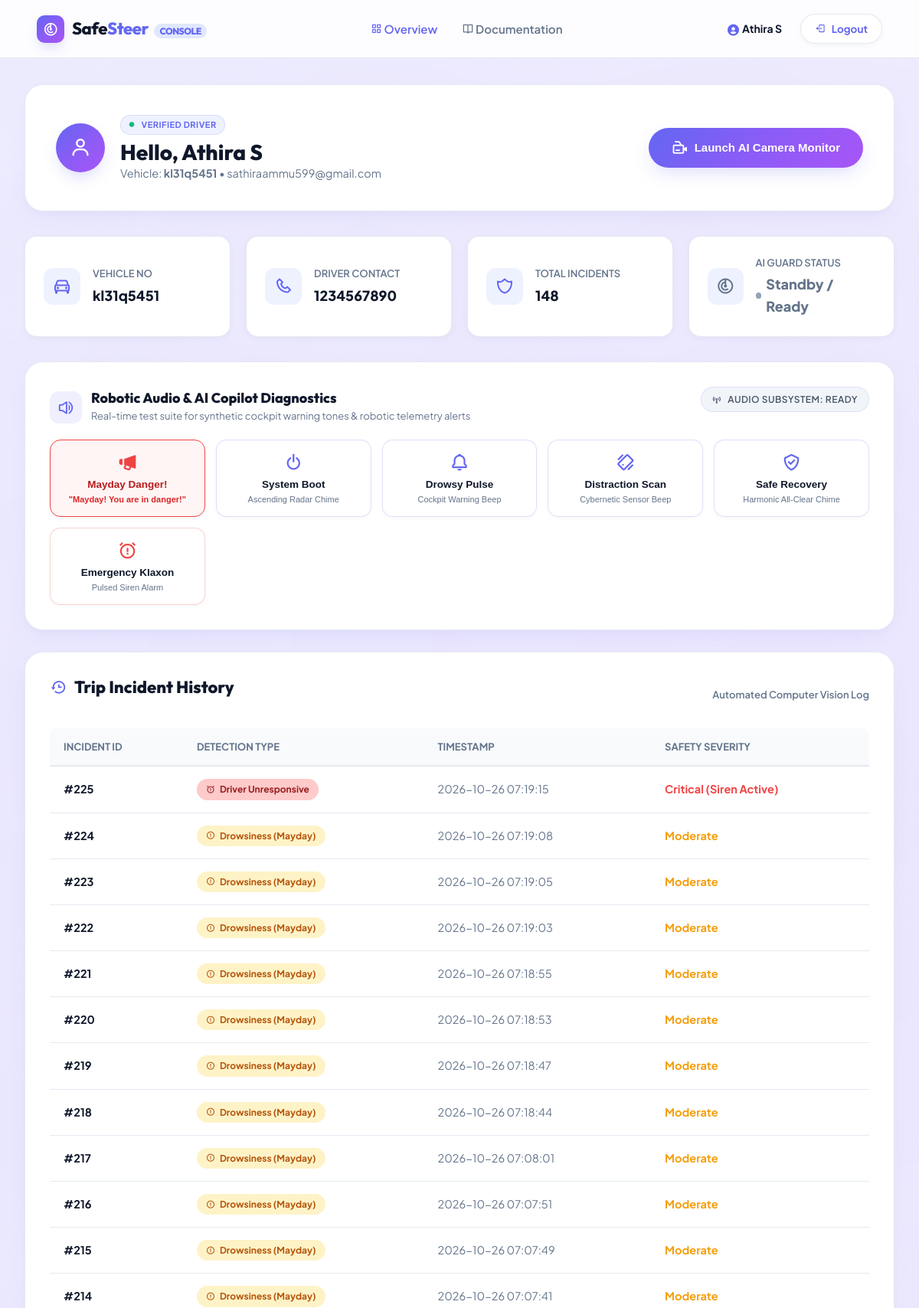
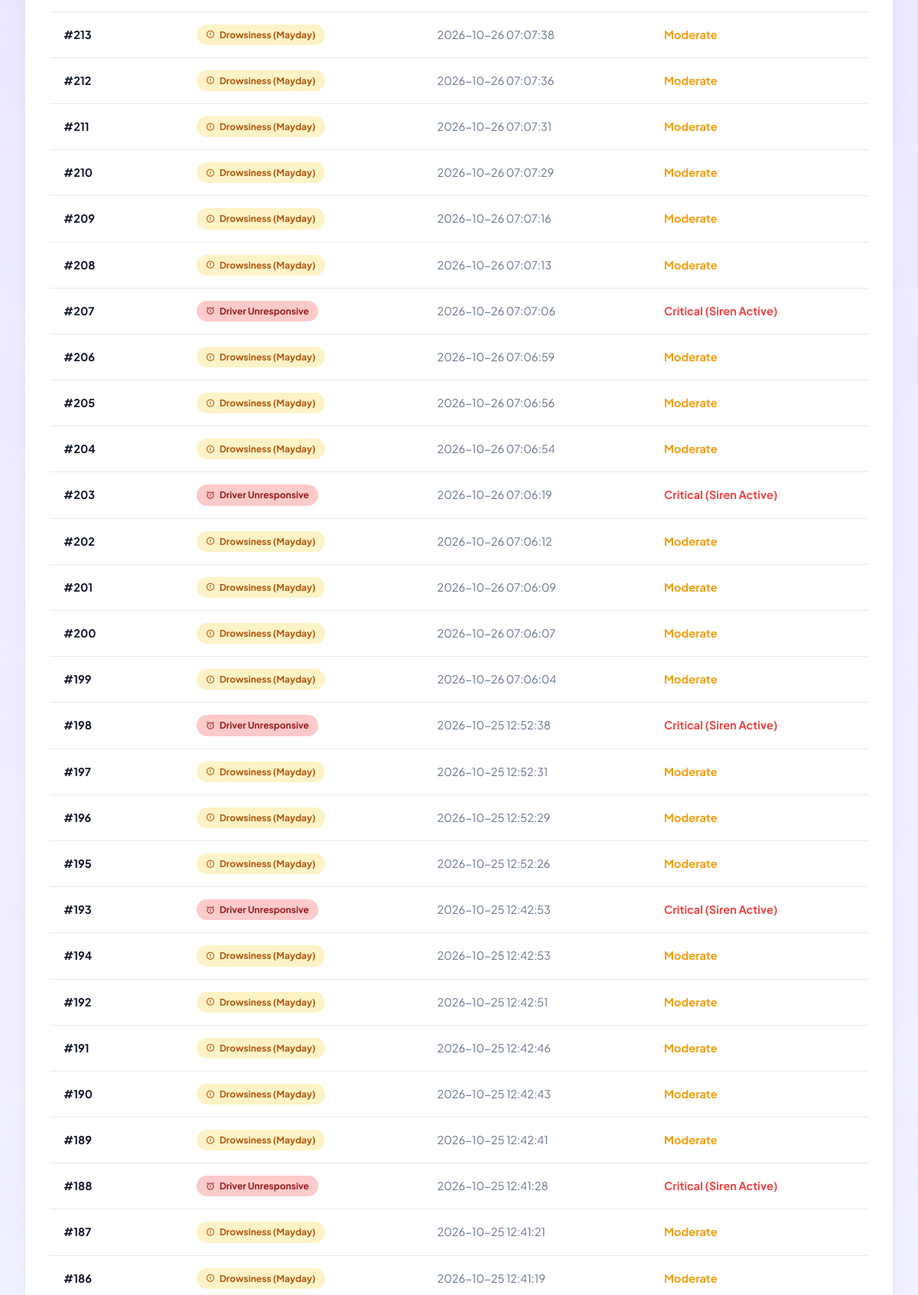
The app's page /dashboard (signed in, upper part) with its own data (2 pictures, top to bottom).
### tables this page shows
CREATE TABLE users (
            id INTEGER PRIMARY KEY AUTOINCREMENT,
            username TEXT NOT NULL,
            email TEXT NOT NULL UNIQUE,
            password_hash TEXT NOT NULL,
            phone TEXT,
            vehicle_no TEXT NOT NULL,
            role TEXT NOT NULL CHECK(role IN ('admin','driver')) DEFAULT 'driver',
            created_at TIMESTAMP DEFAULT CURRENT_TIMESTAMP
        );

CREATE TABLE "incidents" (
                id INTEGER PRIMARY KEY AUTOINCREMENT,
                user_id INTEGER NOT NULL,
                type TEXT NOT NULL,
                timestamp TIMESTAMP DEFAULT CURRENT_TIMESTAMP,
                FOREIGN KEY(user_id) REFERENCES users(id)
            );

### app.py (the view)
@app.route("/dashboard")
def dashboard():
    if "user_id" not in session:
        return redirect(url_for("index"))
    user_id = session["user_id"]
    conn = get_conn()
    cur = conn.cursor()
    cur.execute("SELECT id, username, email, phone, vehicle_no, role FROM users WHERE id=?", (user_id,))
    user = cur.fetchone()
    cur.execute("SELECT * FROM incidents WHERE user_id=? ORDER BY timestamp DESC", (user_id,))
    incidents = cur.fetchall()
    conn.close()
    is_monitoring = is_monitoring_active(user_id)
    return render_template("dashboard.html", user=user, incidents=incidents, is_monitoring=is_monitoring)

### app.py (called while the page is built, shortened)
def _load_pids():
    if os.path.exists(PID_STORE_FILE):
        try:
            with open(PID_STORE_FILE, "r") as f:
                return json.load(f)
        except Exception:
            return {}
    return {}

def _get_saved_pid(user_id):
    pids = _load_pids()
    return pids.get(str(user_id))

def is_monitoring_active(user_id):
    u_str = str(user_id)
    proc = active_monitors.get(u_str)
    if proc is not None and proc.poll() is None:
        return True
    saved_pid = _get_saved_pid(u_str)
    return False

### db.py (called while the page is built)
def get_conn():
    conn = sqlite3.connect(DB_PATH)
    conn.row_factory = sqlite3.Row
    return conn

### templates/dashboard.html (shortened to what this page needs)
<!DOCTYPE html>
<html lang="en">
<head>
  <link href="https://unpkg.com/boxicons@2.1.4/css/boxicons.min.css" rel="stylesheet"/>
  <link rel="stylesheet" href="{{ url_for('static', filename='style.css') }}" />
</head>
<body style="background-color: #f8faff;">
  <header class="site-header">
    <a href="{{ url_for('dashboard') }}" class="brand-logo">
      <div class="logo-icon"><i class='bx bx-radar'></i></div>
      <span>Safe<span>Steer</span> <span style="font-size:12px; font-weight:800; padding:2px 7px; background:#e0e7ff; color:#6366f1; border-radius:999px; margin-left:4px;">CONSOLE</span></span>
    </a>
    <nav class="nav-links" id="navLinks">
      <a href="{{ url_for('dashboard') }}" class="active"><i class='bx bx-grid-alt'></i> Overview</a>
      <a href="{{ url_for('about') }}"><i class='bx bx-book-open'></i> Documentation</a>
    </nav>
    <div class="header-actions">
      <span style="font-size:14px; font-weight:700; color:var(--text-main); margin-right:8px;">
        <i class='bx bxs-user-circle' style="color:#6366f1; vertical-align:middle; font-size:18px;"></i> {{ user['username'] }}
      </span>
      <a href="{{ url_for('logout') }}" class="btn-pill secondary" style="padding: 8px 18px; font-size: 13.5px;">
        <i class='bx bx-log-out'></i> Logout
      </a>
    </div>
  </header>
  <main class="dashboard-container">
    <div class="dashboard-hero-card">
      <div class="driver-profile-info">
        <div class="driver-avatar-circle">
          <i class='bx bx-user'></i>
        </div>
        <div>
          <div class="pill-badge" style="margin-bottom:6px; font-size:11px; padding:3px 10px;">
            <i class='bx bxs-circle' style="font-size:8px; color:#10b981;"></i> VERIFIED DRIVER
          </div>
          <h2 style="font-size: 28px;">Hello, {{ user['username'] }}</h2>
          <p style="color:var(--text-muted); font-size:14.5px;">Vehicle: <strong>{{ user['vehicle_no'] }}</strong> &bull; {{ user['email'] }}</p>
        </div>
      </div>
      <div style="display:flex; gap:12px; align-items:center; flex-wrap:wrap;">
        {% if is_monitoring %}
          <form action="{{ url_for('stop_monitoring_route') }}" method="post" style="margin:0;">
            <button type="submit" class="btn-pill" style="padding: 15px 30px; font-size: 15px; border-radius: 999px; background: #ef4444; color: #ffffff; border: none; box-shadow: 0 4px 14px rgba(239, 68, 68, 0.4); display: inline-flex; align-items: center; gap: 8px; cursor: pointer; font-weight: 700;">
              <i class='bx bx-stop-circle' style="font-size: 22px;"></i> Stop AI Camera Monitor
            </button>
          </form>
        {% else %}
          <form action="{{ url_for('start_monitoring') }}" method="post" style="margin:0;">
            <button type="submit" class="btn-pill primary" style="padding: 15px 30px; font-size: 15px; border-radius: 999px; display: inline-flex; align-items: center; gap: 8px; cursor: pointer; font-weight: 700;">
              <i class='bx bx-video-recording' style="font-size: 22px;"></i> Launch AI Camera Monitor
            </button>
          </form>
        {% endif %}
      </div>
    </div>
    <div class="details-grid">
      <div class="stat-card">
        <div class="stat-icon"><i class='bx bx-car'></i></div>
        <div class="stat-content">
          <h5>Vehicle No</h5>
          <p>{{ user['vehicle_no'] }}</p>
        </div>
      </div>
      <div class="stat-card">
        <div class="stat-icon"><i class='bx bx-phone'></i></div>
        <div class="stat-content">
          <h5>Driver Contact</h5>
          <p>{{ user['phone'] }}</p>
        </div>
      </div>
      <div class="stat-card">
        <div class="stat-icon"><i class='bx bx-shield-alt-2'></i></div>
        <div class="stat-content">
          <h5>Total Incidents</h5>
          <p>{{ incidents|length }}</p>
        </div>
      </div>
      <div class="stat-card">
        <div class="stat-icon" style="color: {% if is_monitoring %}#10b981{% else %}#64748b{% endif %};">
          <i class='bx bx-radar'></i>
        </div>
        <div class="stat-content">
          <h5>AI Guard Status</h5>
          {% if is_monitoring %}
            <p style="color:#10b981; display:flex; align-items:center; gap:6px; font-weight:700;">
              <span style="display:inline-block; width:8px; height:8px; border-radius:50%; background:#10b981; box-shadow:0 0 8px #10b981;"></span> Monitoring Active
            </p>
          {% else %}
            <p style="color:#64748b; display:flex; align-items:center; gap:6px;">
              <span style="display:inline-block; width:8px; height:8px; border-radius:50%; background:#94a3b8;"></span> Standby / Ready
            </p>
          {% endif %}
        </div>
      </div>
    </div>
    <div class="table-card" style="margin-bottom: 28px;">
      <div style="display:flex; justify-content:space-between; align-items:center; margin-bottom: 16px; flex-wrap:wrap; gap:10px;">
        <div style="display:flex; align-items:center; gap:12px;">
          <div style="width:42px; height:42px; border-radius:12px; background:rgba(99,102,241,0.1); color:#6366f1; display:flex; align-items:center; justify-content:center; font-size:22px;">
            <i class='bx bx-volume-full'></i>
          </div>
          <div>
            <h3 style="margin:0; font-size:18px;">Robotic Audio & AI Copilot Diagnostics</h3>
            <p style="margin:2px 0 0; font-size:13px; color:var(--text-muted);">Real-time test suite for synthetic cockpit warning tones & robotic telemetry alerts</p>
          </div>
        </div>
        <div id="audioStatusBadge" class="pill-badge" style="font-size:12px; padding:6px 14px; background:#f1f5f9; color:#475569; font-weight:600; border-radius:999px;">
          <i class='bx bx-broadcast'></i> Audio Subsystem: Ready
        </div>
      </div>
      <div class="diagnostics-grid" style="display:grid; grid-template-columns: repeat(auto-fit, minmax(185px, 1fr)); gap:14px; margin-top:16px;">
        <button type="button" class="btn-sound-test danger" onclick="playRoboticAlert('mayday', '')" style="border-color:#ef4444; background:#fff5f5;">
          <i class='bx bxs-megaphone' style="color:#ef4444;"></i>
          <strong style="color:#b91c1c;">Mayday Danger!</strong>
          <span style="color:#dc2626; font-weight:600;">"Mayday! You are in danger!"</span>
        </button>
        <button type="button" class="btn-sound-test" onclick="playRoboticAlert('boot', 'Safe Steer A.I. online. Driver safety radar engaged.')">
          <i class='bx bx-power-off'></i>
          <strong>System Boot</strong>
          <span>Ascending Radar Chime</span>
        </button>
        <button type="button" class="btn-sound-test" onclick="playRoboticAlert('warning', 'Warning: Eye closure detected. Please stay alert.')">
          <i class='bx bx-bell'></i>
          <strong>Drowsy Pulse</strong>
          <span>Cockpit Warning Beep</span>
        </button>
        <button type="button" class="btn-sound-test" onclick="playRoboticAlert('phone', 'Warning: Handheld mobile distraction detected. Keep both hands on the wheel.')">
          <i class='bx bx-mobile-vibration'></i>
          <strong>Distraction Scan</strong>
          <span>Cybernetic Sensor Beep</span>
        </button>
        <button type="button" class="btn-sound-test" onclick="playRoboticAlert('safe', 'Driver attention status: normal.')">
          <i class='bx bx-check-shield'></i>
          <strong>Safe Recovery</strong>
          <span>Harmonic All-Clear Chime</span>
        </button>
        <button type="button" class="btn-sound-test danger" onclick="playRoboticAlert('emergency', 'Critical emergency: Driver unresponsive. Autonomous rescue telemetry dispatched.')">
          <i class='bx bx-alarm-exclamation'></i>
          <strong>Emergency Klaxon</strong>
          <span>Pulsed Siren Alarm</span>
        </button>
      </div>
    </div>
    <div class="table-card">
      <div style="display:flex; justify-content:space-between; align-items:center; margin-bottom: 20px;">
        <h3><i class='bx bx-history' style="color:#6366f1;"></i> Trip Incident History</h3>
        <span style="font-size:13px; color:var(--text-muted); font-weight:600;">Automated Computer Vision Log</span>
      </div>
      {% if incidents %}
      <div class="table-responsive">
        <table class="styled-table">
          <thead>
            <tr>
              <th>Incident ID</th>
              <th>Detection Type</th>
              <th>Timestamp</th>
              <th>Safety Severity</th>
            </tr>
          </thead>
          <tbody>
            {% for inc in incidents %}
            <tr>
              <td style="font-weight: 700; color:var(--text-main);">#{{ inc['id'] }}</td>
              <td>
                {% if 'Drowsiness' in inc['type'] %}
                  <span class="status-badge warning"><i class='bx bx-error-circle'></i> {{ inc['type'] }}</span>
                {% elif 'Phone' in inc['type'] %}
                  <span class="status-badge danger"><i class='bx bx-mobile-vibration'></i> {{ inc['type'] }}</span>
                {% elif 'Unresponsive' in inc['type'] %}
                  <span class="status-badge danger" style="background:#fecaca; color:#991b1b;"><i class='bx bx-alarm-exclamation'></i> {{ inc['type'] }}</span>
                {% else %}
                  <span class="status-badge warning">{{ inc['type'] }}</span>
                {% endif %}
              </td>
              <td style="color:var(--text-muted); white-space: nowrap;">{{ inc['timestamp'] }}</td>
              <td>
                {% if 'Unresponsive' in inc['type'] %}
                  <span style="color:#ef4444; font-weight:700;">Critical (Siren Active)</span>
                {% elif 'Drowsiness' in inc['type'] %}
                  <span style="color:#f59e0b; font-weight:700;">Moderate</span>
                {% else %}
                  <span style="color:#6366f1; font-weight:700;">Attention</span>
                {% endif %}
              </td>
            </tr>
            {% endfor %}
          </tbody>
        </table>
      </div>
      {% endif %}
    </div>
  </main>
</body>
</html>

### templates/dashboard.html (style rules this page uses)
.btn-sound-test { background: #ffffff; border: 1px solid rgba(99, 102, 241, 0.2); border-radius: 14px; padding: 16px 14px; display: flex; flex-direction: column; align-items: center; text-align: center; gap: 6px; cursor: pointer; transition: all 0.2s cubic-bezier(0.16, 1, 0.3, 1); box-shadow: 0 2px 6px rgba(15, 23, 42, 0.03); }
.btn-sound-test i { font-size: 26px; color: #6366f1; margin-bottom: 2px; transition: transform 0.2s ease; }
.btn-sound-test strong { font-size: 13.5px; color: var(--text-main); }
.btn-sound-test span { font-size: 11px; color: var(--text-muted); }
.btn-sound-test.danger { border-color: rgba(239, 68, 68, 0.25); }
.btn-sound-test.danger i { color: #ef4444; }

### records on screen
users: username "Athira S", vehicle_no "kl31q5451", email "sathiraammu599@gmail.com", phone "1234567890"
incidents: id "225", type "Driver Unresponsive", timestamp "2026-10-26 07:19:15", shows "Critical (Siren Active)"
incidents: id "224", type "Drowsiness (Mayday)", timestamp "2026-10-26 07:19:08", shows "Moderate"
incidents: id "223", type "Drowsiness (Mayday)", timestamp "2026-10-26 07:19:05", shows "Moderate"
incidents: id "222", type "Drowsiness (Mayday)", timestamp "2026-10-26 07:19:03", shows "Moderate"
incidents: id "221", type "Drowsiness (Mayday)", timestamp "2026-10-26 07:18:55", shows "Moderate"
incidents: id "220", type "Drowsiness (Mayday)", timestamp "2026-10-26 07:18:53", shows "Moderate"
incidents: id "219", type "Drowsiness (Mayday)", timestamp "2026-10-26 07:18:47", shows "Moderate"
incidents: id "218", type "Drowsiness (Mayday)", timestamp "2026-10-26 07:18:44", shows "Moderate"
incidents: id "217", type "Drowsiness (Mayday)", timestamp "2026-10-26 07:08:01", shows "Moderate"
incidents: id "216", type "Drowsiness (Mayday)", timestamp "2026-10-26 07:07:51", shows "Moderate"
incidents: id "215", type "Drowsiness (Mayday)", timestamp "2026-10-26 07:07:49", shows "Moderate"
incidents: id "214", type "Drowsiness (Mayday)", timestamp "2026-10-26 07:07:41", shows "Moderate"
incidents: id "213", type "Drowsiness (Mayday)", timestamp "2026-10-26 07:07:38", shows "Moderate"
incidents: id "212", type "Drowsiness (Mayday)", timestamp "2026-10-26 07:07:36", shows "Moderate"
incidents: id "211", type "Drowsiness (Mayday)", timestamp "2026-10-26 07:07:31", shows "Moderate"
incidents: id "210", type "Drowsiness (Mayday)", timestamp "2026-10-26 07:07:29", shows "Moderate"
incidents: id "209", type "Drowsiness (Mayday)", timestamp "2026-10-26 07:07:16", shows "Moderate"
incidents: id "208", type "Drowsiness (Mayday)", timestamp "2026-10-26 07:07:13", shows "Moderate"
incidents: id "207", type "Driver Unresponsive", timestamp "2026-10-26 07:07:06", shows "Critical (Siren Active)"
incidents: id "206", type "Drowsiness (Mayday)", timestamp "2026-10-26 07:06:59", shows "Moderate"
incidents: id "205", type "Drowsiness (Mayday)", timestamp "2026-10-26 07:06:56", shows "Moderate"
incidents: id "204", type "Drowsiness (Mayday)", timestamp "2026-10-26 07:06:54", shows "Moderate"
incidents: id "203", type "Driver Unresponsive", timestamp "2026-10-26 07:06:19", shows "Critical (Siren Active)"
incidents: id "202", type "Drowsiness (Mayday)", timestamp "2026-10-26 07:06:12", shows "Moderate"
incidents: id "201", type "Drowsiness (Mayday)", timestamp "2026-10-26 07:06:09", shows "Moderate"
incidents: id "200", type "Drowsiness (Mayday)", timestamp "2026-10-26 07:06:07", shows "Moderate"
incidents: id "199", type "Drowsiness (Mayday)", timestamp "2026-10-26 07:06:04", shows "Moderate"
incidents: id "198", type "Driver Unresponsive", timestamp "2026-10-25 12:52:38", shows "Critical (Siren Active)"
incidents: id "197", type "Drowsiness (Mayday)", timestamp "2026-10-25 12:52:31", shows "Moderate"
incidents: id "196", type "Drowsiness (Mayday)", timestamp "2026-10-25 12:52:29", shows "Moderate"
incidents: id "195", type "Drowsiness (Mayday)", timestamp "2026-10-25 12:52:26", shows "Moderate"
incidents: id "193", type "Driver Unresponsive", timestamp "2026-10-25 12:42:53", shows "Critical (Siren Active)"
incidents: id "194", type "Drowsiness (Mayday)", timestamp "2026-10-25 12:42:53", shows "Moderate"
incidents: id "192", type "Drowsiness (Mayday)", timestamp "2026-10-25 12:42:51", shows "Moderate"
incidents: id "191", type "Drowsiness (Mayday)", timestamp "2026-10-25 12:42:46", shows "Moderate"
incidents: id "190", type "Drowsiness (Mayday)", timestamp "2026-10-25 12:42:43", shows "Moderate"
incidents: id "189", type "Drowsiness (Mayday)", timestamp "2026-10-25 12:42:41", shows "Moderate"
incidents: id "188", type "Driver Unresponsive", timestamp "2026-10-25 12:41:28", shows "Critical (Siren Active)"
incidents: id "187", type "Drowsiness (Mayday)", timestamp "2026-10-25 12:41:21", shows "Moderate"
incidents: id "186", type "Drowsiness (Mayday)", timestamp "2026-10-25 12:41:19", shows "Moderate"

### other values on screen
{{ incidents|length }} "148"
